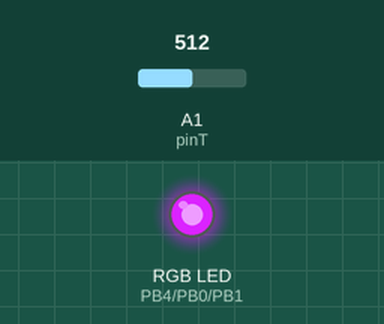
This sketch was run on a simulated ATtiny85, built with avr-gcc and run on an emulated ATtiny85. Parts: an RGB LED mixed from three pins (HIGH = lit). Inputs (shaded band) come from the test bench; at power-on: A1 (pinT) = 512.

Above: at 1.2 s.
1.3 s: A1 (pinT) set to 716
At 1.9 s:
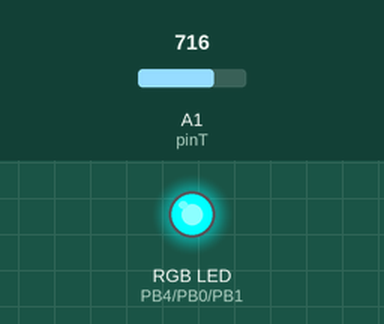
2.8 s: A1 (pinT) set to 1014
4.3 s: A1 (pinT) set to 1023
At 5.1 s:
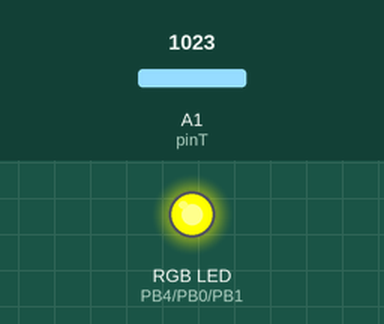
5.8 s: A1 (pinT) set to 306
At 6.8 s:
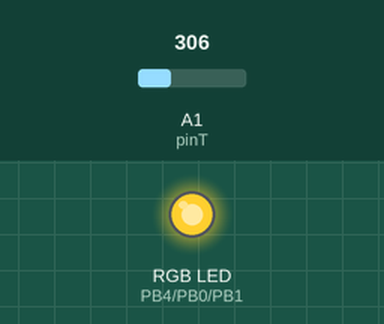
7.3 s: A1 (pinT) set to 511
At 8.3 s:
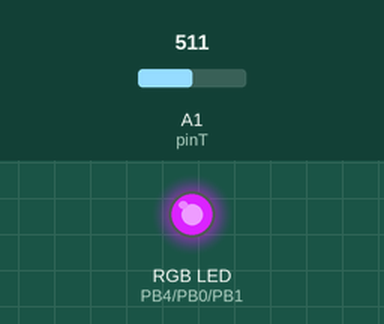
Timing chart, 0 to 9.8 s (numbered marks = the images above; inputs shaded):
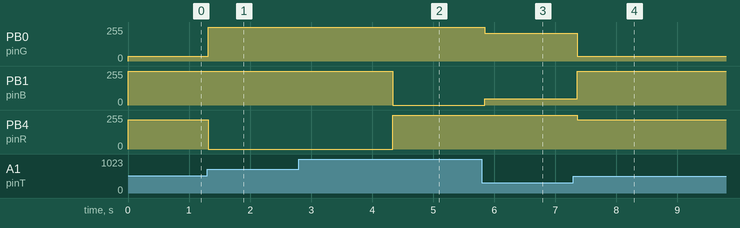

Measured:
- the behaviour switches between 1022 and 1023 on A1 (pinT) (found by bisection; images 1 and 2)
- after the input at 1.3 s, PB0 (pinG): 35/255 → 255/255 at once; PB4 (pinR): 219/255 → 0/255 at once
- after the input at 2.8 s, every drawn part: stays the same
- after the input at 4.3 s, PB1 (pinB): 255/255 → 0/255 at once; PB4 (pinR): 0/255 → 255/255 at once
- after the input at 5.8 s, PB0 (pinG): 255/255 → 207/255 after 0.05 s; PB1 (pinB): 0/255 → 47/255 after 0.05 s
- after the input at 7.3 s, PB0 (pinG): 207/255 → 35/255 after 0.06 s; PB1 (pinB): 47/255 → 255/255 after 0.06 s; PB4 (pinR): 255/255 → 219/255 after 0.06 s

The sketch:

RGBTemp.ino
```cpp
/*
  One Pixel Thermometer
  Controling a RGB LED to indicate temperature
  By Ian Cumming https://www.hackster.io/ianabcumming/

  H/W: RGB LED, NTK100, 220OHM resistors, 100KOHM Resistor, Arduino UNO.

*/

// ARDUINO UNO PINS

#define minTemp 0
#define maxTemp 42
#define pinR 4     // Red PWM Pin       use 0 on ATTINY85 (pin 5)
#define pinG 0     // Green PWM Pin     use 1 on ATTINY85 (pin 6)
#define pinB 1     // Blue PWM Pin      use 4 on ATTINY85 (pin 3)
#define pinT A1    // Thermistor Pin    use A1 on ATTINY85 (pin 7)

// Variables to calculate Centigrade from the Thermistor Pin input value
int Vo;
float R1 = 10000, logR2, R2, T, c1 = 1.009249522e-03,
c2 = 2.378405444e-04, c3 = 2.019202697e-07; // <<<---- Magic numbers aparently

void setup() {
// Init Serial
// Serial.begin(115200);

// Init Pins
  pinMode(pinR, OUTPUT);
  pinMode(pinG, OUTPUT);
  pinMode(pinB, OUTPUT);

//Dont really need to do this for the UNO but I'm doing it anyway
  pinMode(pinT, INPUT);

}

void loop() {

// Calculate Centigrade : Got function from http://www.circuitbasics.com/arduino-thermistor-temperature-sensor-tutorial/
  Vo = analogRead(pinT);
  R2 = R1 * (1023.0 / (float)Vo - 1.0);
  logR2 = log(R2);
  T = (1.0 / (c1 + c2*logR2 + c3*logR2*logR2*logR2));
  T = T - 273.15;

// Map to the range outlined in minTemp and maxTemp
  int temp = map(T,minTemp,maxTemp,0,512);

// Assign a RGB value to the range 0 to 512 found in temp
  int r = constrain(temp-256,0,255);
  int g = constrain(256-abs(temp-256),0,255);
  int b = constrain(256-temp,0,255);

// PWM Write to get "faded colours"
// Remove "255 -" if LED's are common Cathode
  analogWrite(pinR,255 - r);
  analogWrite(pinG,255 - g);
  analogWrite(pinB,255 - b);

// Print Temperature to Serial
//  Serial.println(T);
  delay(100);
}
```
